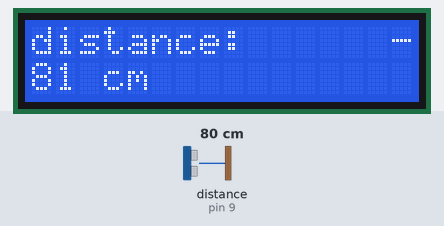
Recording of a sketch running on a simulated Arduino Uno, built with avr-gcc and run on an emulated ATmega328P. On the bench: 16×2 character LCD. The test bench sets the inputs (shaded band); at power-on: distance to the obstacle (sensor on pin 9) 80 cm. The echo pulse lasts 58.3 µs per cm.

Above: at 1.2 s.
1.3 s: distance to the obstacle (sensor on pin 9) set to 2 cm
At 4.5 s:
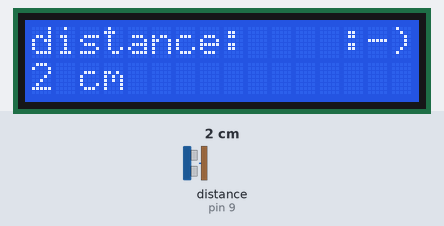
8.0 s: distance to the obstacle (sensor on pin 9) set to 4 cm
At 10.4 s:
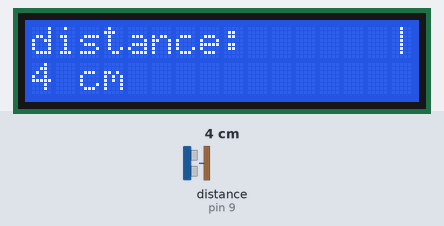
11.5 s: distance to the obstacle (sensor on pin 9) set to 9 cm
At 13.5 s:
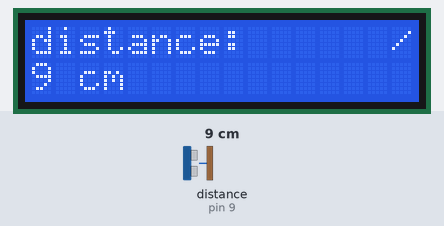
Timing chart, 0 to 15.0 s (numbered marks = the images above; inputs shaded):
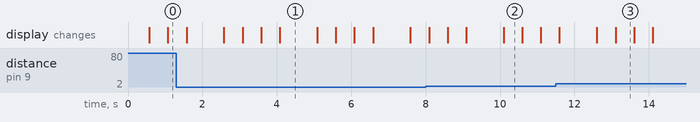

The sketch:

ping_lcd.ino
```cpp
/*
  The circuit:
 * LCD RS pin to digital pin 12
 * LCD Enable pin to digital pin 11
 * LCD D4 pin to digital pin 5
 * LCD D5 pin to digital pin 4
 * LCD D6 pin to digital pin 3
 * LCD D7 pin to digital pin 2
 * ends to +5V and ground
 */

// include the library code:
#include <LiquidCrystal.h>
#include <NewPing.h>

#define TRIGGER_PIN  8  // Arduino pin tied to trigger pin on the ultrasonic sensor.
#define ECHO_PIN     9  // Arduino pin tied to echo pin on the ultrasonic sensor.
#define MAX_DISTANCE 500 // Maximum distance we want to ping for (in centimeters). Maximum sensor distance is rated at 400-500cm.

NewPing sonar(TRIGGER_PIN, ECHO_PIN, MAX_DISTANCE); // NewPing setup of pins and maximum distance.

LiquidCrystal lcd(12, 11, 5, 4, 3, 2);
int duration=0;
char load[]={ '|','/','-'};
int step=0;
void setup() {
  lcd.begin(16, 2);
}

void loop() {
  lcd.clear();
  lcd.setCursor(0, 0);
  lcd.print("distance:");
  lcd.setCursor(0, 1);
  lcd.print(sonar.ping_cm());
  lcd.print(" cm");
  for(step=0;step<=2;step++)
  {
    lcd.setCursor(15,0);
    lcd.write(load[step]);
    delay(500);
  }
  lcd.setCursor(13,0);
  lcd.print(":-)");
  delay(1000);
}
```

Measured:
- what the display in image 1 shows lasts 1.0 s, from 4.1 s to 5.1 s
- what the display in image 2 shows lasts 0.5 s, from 10.1 s to 10.6 s
